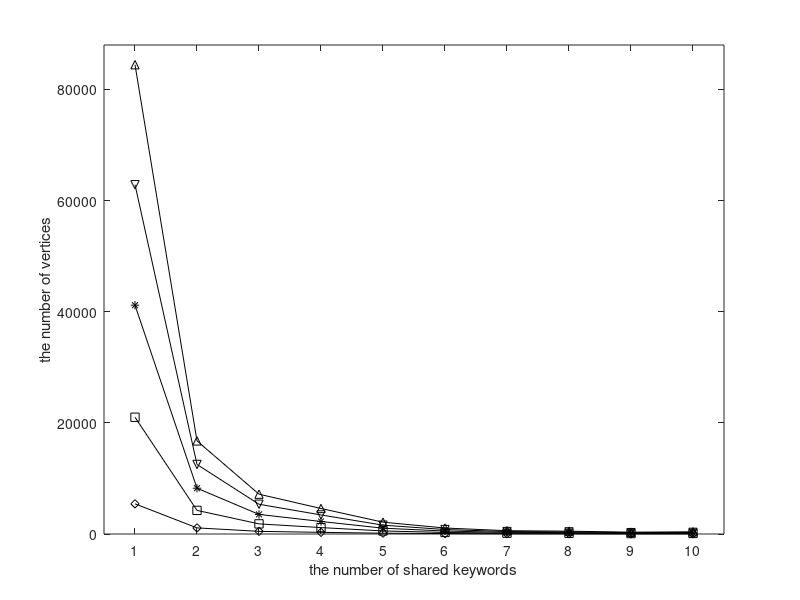

This figure's MATLAB source: (Note: this script raises an error after producing the figure.)
set(gcf,'color',[1, 1, 1]);
set(gcf,'unit','centimeters','position',[10 5 9 7]);

x=[1, 2, 3, 4, 5, 6, 7, 8, 9, 10];
y1 = [5429.096667	1101.37	477.4333333	298.0966667	147.21	75.06333333	41.18666667	36.77	23.43333333	27.68333333];
y2 = [21009.32667	4249.633333	1822.393333	1155.83	549.5133333	279.8533333	153.83	132.7633333	84.64666667	102.5666667];
y3 = [41174.73	8241.043333	3525.73	2254.023333	1050.456667	532.9666667	292.7333333	253.48	161.76	193.42];
y4 = [62855.53667	12519.03333	5353.683333	3430.66	1589.336667	805.5566667	443.57	381.72	244.8433333	294.0866667];
y5 = [84451.36333	16756.09333	7165.01	4592.376667	2127.62	1075.763333	595.9133333	510.3166667	327.7866667	393.4166667];

p1= plot(x, y1, '-kd');
hold on;
p2 = plot(x, y2, '-ks');
hold on;
p3 = plot(x, y3, '-k*');
hold on;
p4 = plot(x, y4, '-kv');
hold on;
p5 = plot(x, y5, '-k^');

xlabel('the number of shared keywords');
ylabel('the number of vertices');

axis([0.5 10.5 0.0 88000]);

set(gca, 'xtick', 1:10, 'XTickLabel', {'1','2','3','4','5','6','7','8','9','10'});
leg=legend('20%','40%','60%','80%','100%', 1);
set(leg,'edgecolor','white');
set(gca, 'FontSize', 12);
set(get(gca, 'XLabel'), 'FontSize',12);
set(get(gca, 'YLabel'), 'FontSize',12);
set(findall(gcf,'type','line'),'linewidth',1.5);
set(gca, 'LineWidth', 1.5);